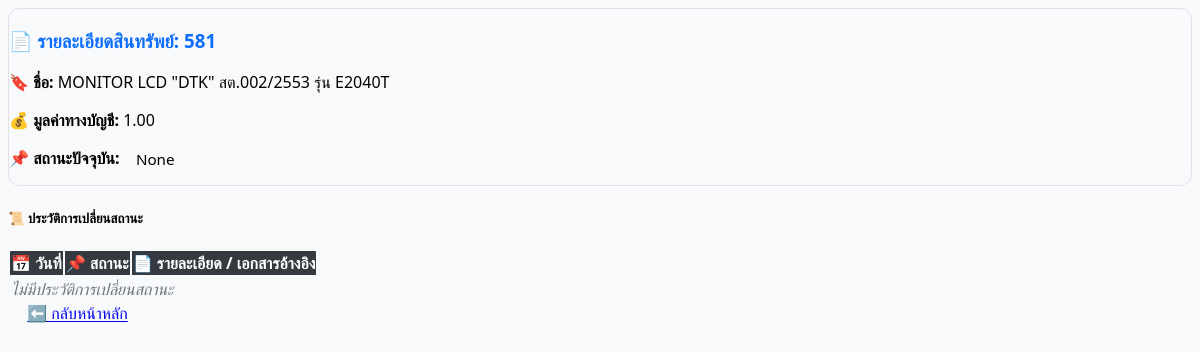
Before: /asset/581 with the older database file.
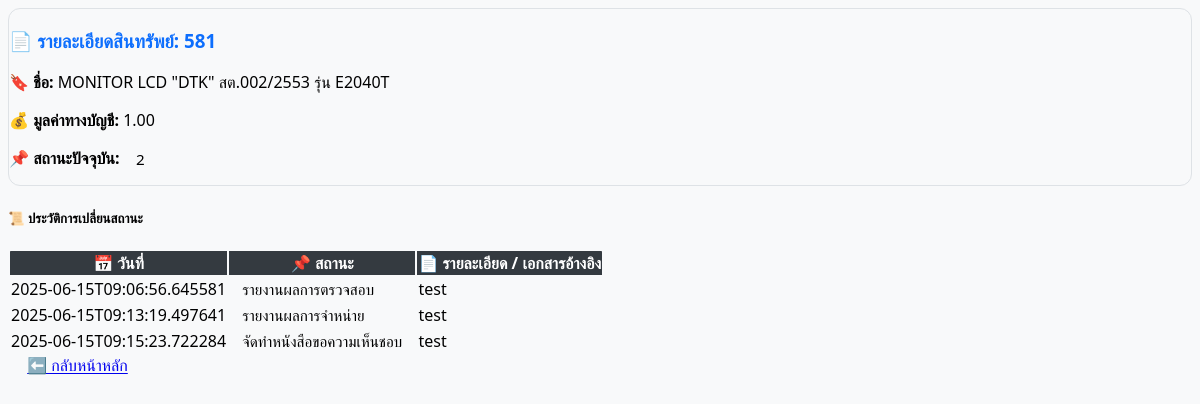
After: the same page with the newer database file.
### tables this page shows
CREATE TABLE "assets" (
    id INTEGER PRIMARY KEY AUTOINCREMENT,
    asset_id TEXT,
    sub_number INTEGER,
    inventory_code TEXT,
    description TEXT,
    product_code TEXT,
    capitalized_date TEXT,
    acquisition_value REAL,
    accumulated_depreciation REAL,
    book_value REAL,
    asset_status TEXT, -- เปลี่ยนจาก status → asset_status
    cost_center TEXT,
    image TEXT,
    disposal_status TEXT
);

CREATE TABLE disposal_status_log (
    id INTEGER PRIMARY KEY AUTOINCREMENT,
    asset_id TEXT,  -- FK ไปยัง assets.asset_id
    status_code TEXT,  -- เช่น 'proposal', 'approval', ...
    status_description TEXT,
    ref_document TEXT,  -- เก็บเลขที่หนังสือ/รหัสเอกสาร/ชื่อไฟล์
    changed_at TEXT DEFAULT (datetime('now')),  -- วันเวลาที่เปลี่ยน
    changed_by TEXT  -- คนที่เปลี่ยน (optional)
);

### main.py (the view)
@app.get("/asset/{id}", response_class=HTMLResponse)
def asset_detail(request: Request, id: int):
    conn = sqlite3.connect(DB_PATH)
    conn.row_factory = sqlite3.Row
    cursor = conn.cursor()
    cursor.execute("SELECT * FROM assets WHERE id = ?", (id,))
    asset = cursor.fetchone()
    cursor.execute("""
        SELECT status_code, status_description, ref_document, changed_at
        FROM disposal_status_log
        WHERE asset_id = ?
        ORDER BY changed_at
    """, (id,))
    logs =  cursor.fetchall()
    return templates.TemplateResponse("asset_detail.html", {
        "request": request,
        "asset": asset,
        "logs": logs
    })

### templates/asset_detail.html (shortened to what this page needs)
<html>
    <head>
    </head>
<div class="card shadow-sm mb-4">
  <div class="card-body">
    <h3 class="card-title mb-3">📄 รายละเอียดสินทรัพย์: <span class="text-primary">{{ asset.id }}</span></h3>
    <p><b>🔖 ชื่อ:</b> {{ asset.description }}</p>
    <p><b>💰 มูลค่าทางบัญชี:</b> {{ "{:,.2f}".format(asset.book_value or 0) }}</p>
    <p><b>📌 สถานะปัจจุบัน:</b>
      <span class="badge bg-info text-dark">{{ asset.disposal_status }}</span>
    </p>
  </div>
</div>
<h5 class="mt-4">📜 ประวัติการเปลี่ยนสถานะ</h5>
<table class="table table-hover table-bordered shadow-sm">
  <thead class="table-dark">
    <tr>
      <th>📅 วันที่</th>
      <th>📌 สถานะ</th>
      <th>📄 รายละเอียด / เอกสารอ้างอิง</th>
    </tr>
  </thead>
  <tbody>
    {% for log in logs %}
    <tr>
      <td>{{ log["changed_at"] }}</td>
      <td><span class="badge bg-primary">{{ log["status_description"] }}</span></td>
      <td>{{ log["ref_document"] }}</td>
    </tr>
    {% else %}
    <tr>
      <td colspan="3" class="text-center text-muted">ไม่มีประวัติการเปลี่ยนสถานะ</td>
    </tr>
    {% endfor %}
  </tbody>
</table>
<a href="/assets?disposal_status={{ request.query_params.get('disposal_status') }}&cost_center={{request.query_params.get('cost_center')}}'" class="btn btn-outline-secondary mt-4">⬅️ กลับหน้าหลัก</a>
</html>

### templates/asset_detail.html (style rules this page uses)
.card-title { font-weight: 600; color: #0d6efd; }
.card { border-radius: 0.75rem; border: 1px solid #dee2e6; }
table.table { border-radius: 0.5rem; overflow: hidden; }
table thead th { background-color: #343a40; color: white; text-align: center; vertical-align: middle; }
table tbody td { vertical-align: middle; }
.badge { font-size: 0.95rem; padding: 0.5em 0.8em; }
.btn-outline-secondary { border-radius: 0.5rem; padding: 0.4em 1.2em; }

Changed rows visible on the page:
changed assets "MONITOR LCD \"DTK\" สต.002/2553 รุ่น E2040T": disposal_status (not shown) → "2"
added disposal_status_log: changed_at "2025-06-15T09:06:56.645581", status_description "รายงานผลการตรวจสอบ", ref_document "test"
added disposal_status_log: changed_at "2025-06-15T09:13:19.497641", status_description "รายงานผลการจำหน่าย", ref_document "test"
added disposal_status_log: changed_at "2025-06-15T09:15:23.722284", status_description "จัดทำหนังสือขอความเห็นชอบ", ref_document "test"
Other visible differences:
{{ asset.disposal_status }}: "None" → (not shown)
text no longer shown: "ไม่มีประวัติการเปลี่ยนสถานะ"
